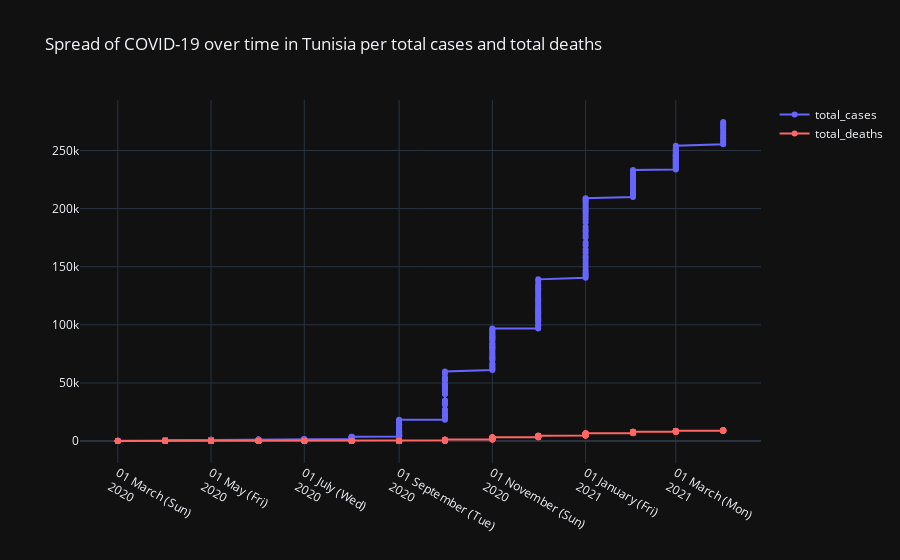

Notebook cell for this chart:
### Code cell
import plotly.graph_objects as go

x=[i.split('-')[0]+'-'+i.split('-')[1] for i in covid_tunisia_total.date ]
fig = go.Figure()
fig.update_layout(template='plotly_dark')
fig.add_trace(go.Scatter(x=x, 
                         y=covid_tunisia_total['total_cases'],
                         mode='lines+markers',
                         name='total_cases',
                         line=dict(color='rgb(102, 102, 255)', width=2)))
fig.add_trace(go.Scatter(x=x, 
                         y=covid_tunisia_total['total_deaths'],
                         mode='lines+markers',
                         name='total_deaths',
                         line=dict(color='rgb(255, 102, 102)', width=2)))

fig.update_layout(
    title = 'Spread of COVID-19 over time in Tunisia per total cases and total deaths',
    xaxis_tickformat = '%d %B (%a)<br>%Y'
)
fig.show()

### Figure 1 — Plotly figure (JSON) as saved in the notebook; plotly's stock layout.template omitted (floating-point values rounded to 4 significant figures; data arrays with more than 128 entries replaced by an {"elided": "..."} marker saying what was removed)
{"data": [{"line": {"color": "rgb(102, 102, 255)", "width": 2}, "mode": "lines+markers", "name": "total_cases", "type": "scatter", "x": {"elided": "391 str values"}, "y": {"elided": "391 int values"}}, {"line": {"color": "rgb(255, 102, 102)", "width": 2}, "mode": "lines+markers", "name": "total_deaths", "type": "scatter", "x": {"elided": "391 str values"}, "y": {"elided": "391 int values"}}], "layout": {"title": {"text": "Spread of COVID-19 over time in Tunisia per total cases and total deaths"}, "xaxis": {"tickformat": "%d %B (%a)<br>%Y"}}}
